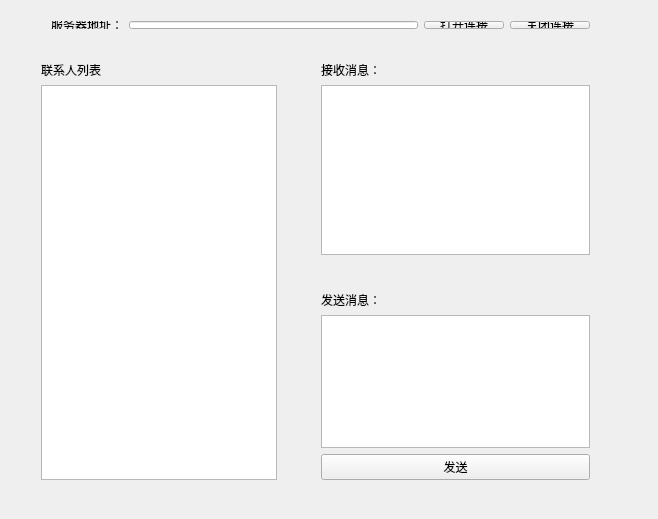
<?xml version="1.0" encoding="UTF-8"?>
<ui version="4.0">
 <class>Widget</class>
 <widget class="QWidget" name="Widget">
  <property name="geometry">
   <rect>
    <x>0</x>
    <y>0</y>
    <width>658</width>
    <height>519</height>
   </rect>
  </property>
  <property name="windowTitle">
   <string>Widget</string>
  </property>
  <widget class="QWidget" name="layoutWidget">
   <property name="geometry">
    <rect>
     <x>40</x>
     <y>10</y>
     <width>561</width>
     <height>30</height>
    </rect>
   </property>
   <layout class="QHBoxLayout" name="horizontalLayout">
    <item>
     <widget class="QLabel" name="label">
      <property name="text">
       <string>服务器地址：</string>
      </property>
     </widget>
    </item>
    <item>
     <widget class="QLineEdit" name="lineEdit_Url">
      <property name="text">
       <string/>
      </property>
     </widget>
    </item>
    <item>
     <widget class="QPushButton" name="pushButton_Start">
      <property name="text">
       <string>打开连接</string>
      </property>
     </widget>
    </item>
    <item>
     <widget class="QPushButton" name="pushButton_Closed">
      <property name="text">
       <string>关闭连接</string>
      </property>
     </widget>
    </item>
   </layout>
  </widget>
  <widget class="QWidget" name="layoutWidget">
   <property name="geometry">
    <rect>
     <x>310</x>
     <y>50</y>
     <width>291</width>
     <height>216</height>
    </rect>
   </property>
   <layout class="QVBoxLayout" name="verticalLayout">
    <item>
     <widget class="QLabel" name="label_2">
      <property name="text">
       <string>接收消息：</string>
      </property>
     </widget>
    </item>
    <item>
     <widget class="QListWidget" name="listWidget_Msg"/>
    </item>
   </layout>
  </widget>
  <widget class="QWidget" name="layoutWidget">
   <property name="geometry">
    <rect>
     <x>310</x>
     <y>280</y>
     <width>291</width>
     <height>211</height>
    </rect>
   </property>
   <layout class="QVBoxLayout" name="verticalLayout_2">
    <item>
     <widget class="QLabel" name="label_3">
      <property name="text">
       <string>发送消息：</string>
      </property>
     </widget>
    </item>
    <item>
     <widget class="QTextEdit" name="textEdit_Msg"/>
    </item>
    <item>
     <widget class="QPushButton" name="pushButton_Send">
      <property name="text">
       <string>发送</string>
      </property>
     </widget>
    </item>
   </layout>
  </widget>
  <widget class="QWidget" name="">
   <property name="geometry">
    <rect>
     <x>30</x>
     <y>50</y>
     <width>258</width>
     <height>441</height>
    </rect>
   </property>
   <layout class="QVBoxLayout" name="verticalLayout_3">
    <item>
     <widget class="QLabel" name="label_4">
      <property name="text">
       <string>联系人列表</string>
      </property>
     </widget>
    </item>
    <item>
     <widget class="QListWidget" name="listWidget_contacts"/>
    </item>
   </layout>
  </widget>
 </widget>
 <layoutdefault spacing="6" margin="11"/>
 <resources/>
 <connections/>
</ui>
